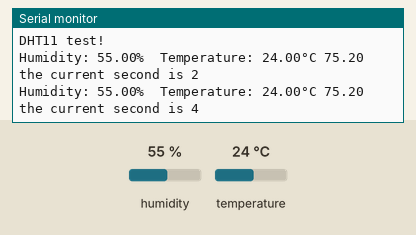
Simulated run of this sketch. Board: ESP8266 (NodeMCU). Parts: the last lines printed to the serial monitor. Inputs (shaded band) come from the test bench; at power-on: humidity 55 %, temperature 24 °C.

Above: at 4.8 s.
4.9 s: humidity set to 22 %
At 6.6 s:
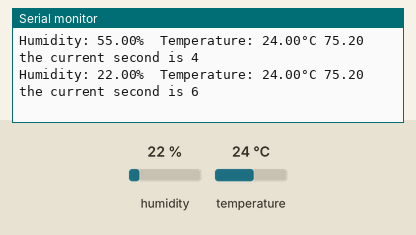
7.9 s: temperature set to 12 °C
At 9.0 s:
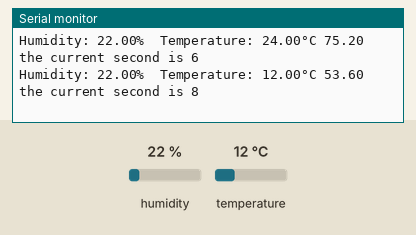
10.9 s: humidity set to 40 %
At 12.6 s:
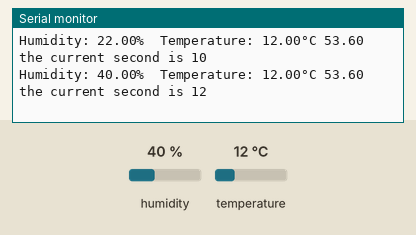
Timing chart, 0 to 14.1 s (numbered marks = the images above; inputs shaded):
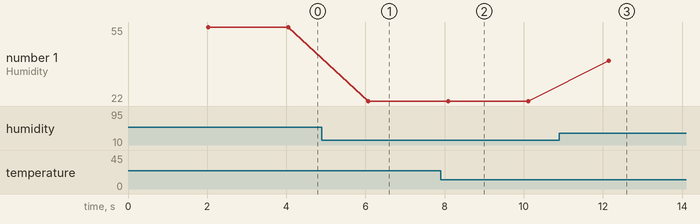

Measured:
- after the input at 4.9 s, the serial monitor: prints a new line after 1.2 s (image 1)
- after the input at 7.9 s, the serial monitor: prints a new line after 0.20 s (image 2)
- after the input at 10.9 s, the serial monitor: prints a new line after 1.2 s (image 3)
- plotted number 1: 55 → 22 after the input at 4.9 s, 22 → 40 after the input at 10.9 s

The sketch:

DHT_reader.ino
```cpp
// Example testing sketch for various DHT humidity/temperature sensors
// Written by ladyada, public domain

// REQUIRES the following Arduino libraries:
// - DHT Sensor Library: https://github.com/adafruit/DHT-sensor-library
// - Adafruit Unified Sensor Lib: https://github.com/adafruit/Adafruit_Sensor

#include "DHT.h"

#define DHTPIN 2     // Digital pin connected to the DHT sensor
// Feather HUZZAH ESP8266 note: use pins 3, 4, 5, 12, 13 or 14 --
// Pin 15 can work but DHT must be disconnected during program upload.

// Uncomment whatever type you're using!
#define DHTTYPE DHT11   // DHT 11
// #define DHTTYPE DHT22   // DHT 22  (AM2302), AM2321
//#define DHTTYPE DHT21   // DHT 21 (AM2301)

// Connect pin 1 (on the left) of the sensor to +5V
// NOTE: If using a board with 3.3V logic like an Arduino Due connect pin 1
// to 3.3V instead of 5V!
// Connect pin 2 of the sensor to whatever your DHTPIN is
// Connect pin 3 (on the right) of the sensor to GROUND (if your sensor has 3 pins)
// Connect pin 4 (on the right) of the sensor to GROUND and leave the pin 3 EMPTY (if your sensor has 4 pins)
// Connect a 10K resistor from pin 2 (data) to pin 1 (power) of the sensor

// Initialize DHT sensor.
// Note that older versions of this library took an optional third parameter to
// tweak the timings for faster processors.  This parameter is no longer needed
// as the current DHT reading algorithm adjusts itself to work on faster procs.
DHT dht(DHTPIN, DHTTYPE);

void setup() {
  Serial.begin(115200);
  Serial.println(F("DHT11 test!"));

  dht.begin();
}

void loop() {
  // Wait a few seconds between measurements.
  delay(2000);

  // Reading temperature or humidity takes about 250 milliseconds!
  // Sensor readings may also be up to 2 seconds 'old' (its a very slow sensor)
  float h = dht.readHumidity();
  // Read temperature as Celsius (the default)
  float t = dht.readTemperature();
  // Read temperature as Fahrenheit (isFahrenheit = true)
  float f = dht.readTemperature(true);

  // Check if any reads failed and exit early (to try again).
  if (isnan(h) || isnan(t) || isnan(f)) {
    Serial.println(F("Failed to read from DHT sensor!"));
    return;
  }

  // Compute heat index in Fahrenheit (the default)
  float hif = dht.computeHeatIndex(f, h);
  // Compute heat index in Celsius (isFahreheit = false)
  float hic = dht.computeHeatIndex(t, h, false);

  Serial.print(F("Humidity: "));
  Serial.print(h);
  Serial.print(F("%  Temperature: "));
  Serial.print(t);
  Serial.print(F("°C "));
  Serial.print(f);
  Serial.print("\t the current second is ");
  ulong current_millis = millis();
  Serial.println(current_millis/1000);
  // Serial.print(F("°F  Heat index: "));
  // Serial.print(hic);
  // Serial.print(F("°C "));
  // Serial.print(hif);
  // Serial.println(F("°F"));
}
```
